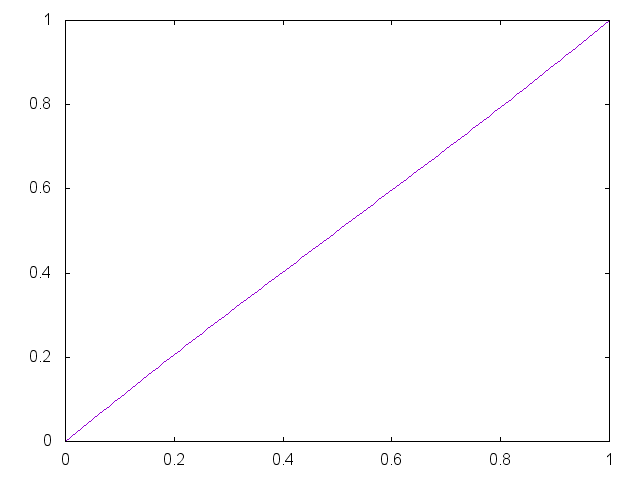

Source code (gnuplot):


set term png

set output "generate/static/generate/bezier-0.35-0.65.png"
plot '-' smooth bezier notitle
0 0
0.33 0.35
0.67 0.65 
1 1
e

reset;
